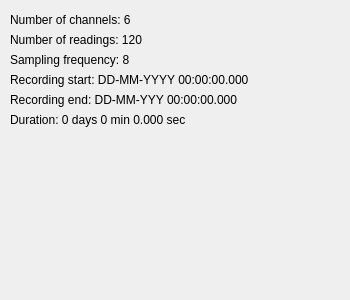
<?xml version="1.0" encoding="UTF-8"?>
<ui version="4.0">
 <class>GraphShow</class>
 <widget class="QWidget" name="GraphShow">
  <property name="geometry">
   <rect>
    <x>0</x>
    <y>0</y>
    <width>350</width>
    <height>300</height>
   </rect>
  </property>
  <property name="windowTitle">
   <string>Form</string>
  </property>
  <widget class="QLabel" name="label">
   <property name="geometry">
    <rect>
     <x>10</x>
     <y>10</y>
     <width>330</width>
     <height>20</height>
    </rect>
   </property>
   <property name="text">
    <string>Number of channels: 6</string>
   </property>
  </widget>
  <widget class="QLabel" name="label_2">
   <property name="geometry">
    <rect>
     <x>10</x>
     <y>30</y>
     <width>330</width>
     <height>20</height>
    </rect>
   </property>
   <property name="text">
    <string>Number of readings: 120</string>
   </property>
  </widget>
  <widget class="QLabel" name="label_3">
   <property name="geometry">
    <rect>
     <x>10</x>
     <y>50</y>
     <width>330</width>
     <height>20</height>
    </rect>
   </property>
   <property name="text">
    <string>Sampling frequency: 8</string>
   </property>
  </widget>
  <widget class="QLabel" name="label_4">
   <property name="geometry">
    <rect>
     <x>10</x>
     <y>70</y>
     <width>330</width>
     <height>20</height>
    </rect>
   </property>
   <property name="text">
    <string>Recording start: DD-MM-YYYY 00:00:00.000</string>
   </property>
  </widget>
  <widget class="QLabel" name="label_5">
   <property name="geometry">
    <rect>
     <x>10</x>
     <y>90</y>
     <width>330</width>
     <height>20</height>
    </rect>
   </property>
   <property name="text">
    <string>Recording end: DD-MM-YYY 00:00:00.000</string>
   </property>
  </widget>
  <widget class="QLabel" name="label_6">
   <property name="geometry">
    <rect>
     <x>10</x>
     <y>110</y>
     <width>330</width>
     <height>20</height>
    </rect>
   </property>
   <property name="text">
    <string>Duration: 0 days 0 min 0.000 sec</string>
   </property>
  </widget>
 </widget>
 <resources/>
 <connections/>
</ui>
